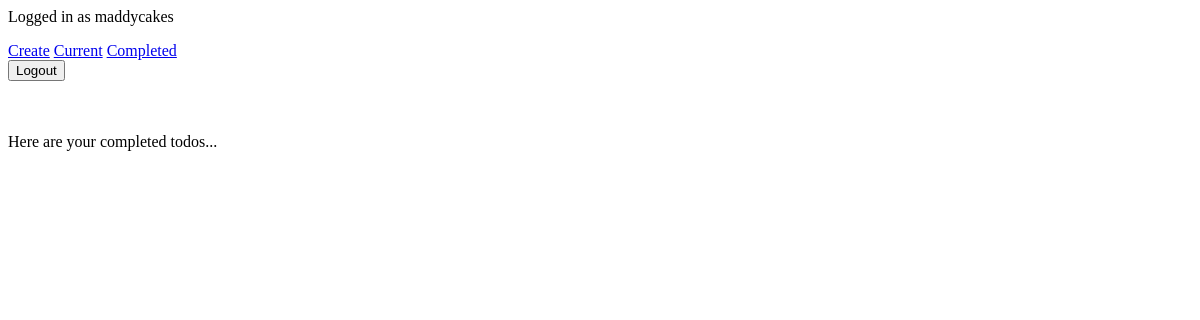
The app's page /completed/ (signed in), older data.
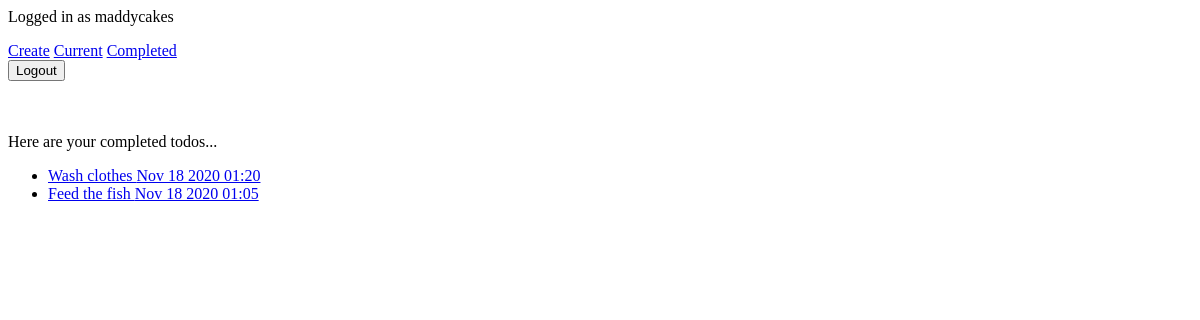
The same page, newer data.
### todo/models.py (models this page shows, shortened)
class Todo(models.Model):
  title = models.CharField(max_length=100)
  memo = models.TextField(blank=True)
  created_on = models.DateTimeField(auto_now_add=True)
  date_completed = models.DateTimeField(null=True, blank=True)
  important = models.BooleanField(default=False)
  user = models.ForeignKey(User, on_delete=models.CASCADE)

### todo/views.py (the view)
# urls.py: path('completed/', views.completedtodos, name='completedtodos'),
@login_required
def completedtodos(request):
  todos = Todo.objects.filter(user=request.user, date_completed__isnull=False).order_by('-date_completed')
  return render(request, 'todo/completedtodos.html', {'todos': todos})

### todo/templates/todo/completedtodos.html (shortened to what this page needs)
{% extends 'todo/base.html' %}
{% block content %}
Here are your completed todos...
<ul>
  {% for todo in todos%}
  <li>
    <a href='{% url 'viewtodo' todo.id %}'>
    {% if todo.important %}<b>{% endif %}{{ todo.title }}{% if todo.important %}</b>{% endif %}
    {{ todo.date_completed|date:'M j Y H:i' }}
    </a>
  </li>
  {% endfor %}
</ul>
{% endblock %}

### todo/templates/todo/base.html (shortened to what this page needs)
{% if user.is_authenticated %}
<p>Logged in as {{ user.username }}</p>
<a href="{% url 'createtodo' %}">Create</a>
<a href="{% url 'currenttodos' %}">Current</a>
<a href="{% url 'completedtodos' %}">Completed</a>
<form action='{% url 'logoutuser' %}' method="POST">
<button type='submit'>Logout</button>
</form>
{% else %}
<a href='{% url 'registeruser' %}'>Sign Up</a>
<a href='{% url 'loginuser' %}'>Login</a>
{% endif %}
{% block content %}{% endblock %}

Row changes from the older to the newer data that the page shows:
added Todo: title "Wash clothes", date_completed "Nov 18 2020 01:20"
added Todo: title "Feed the fish", date_completed "Nov 18 2020 01:05"
